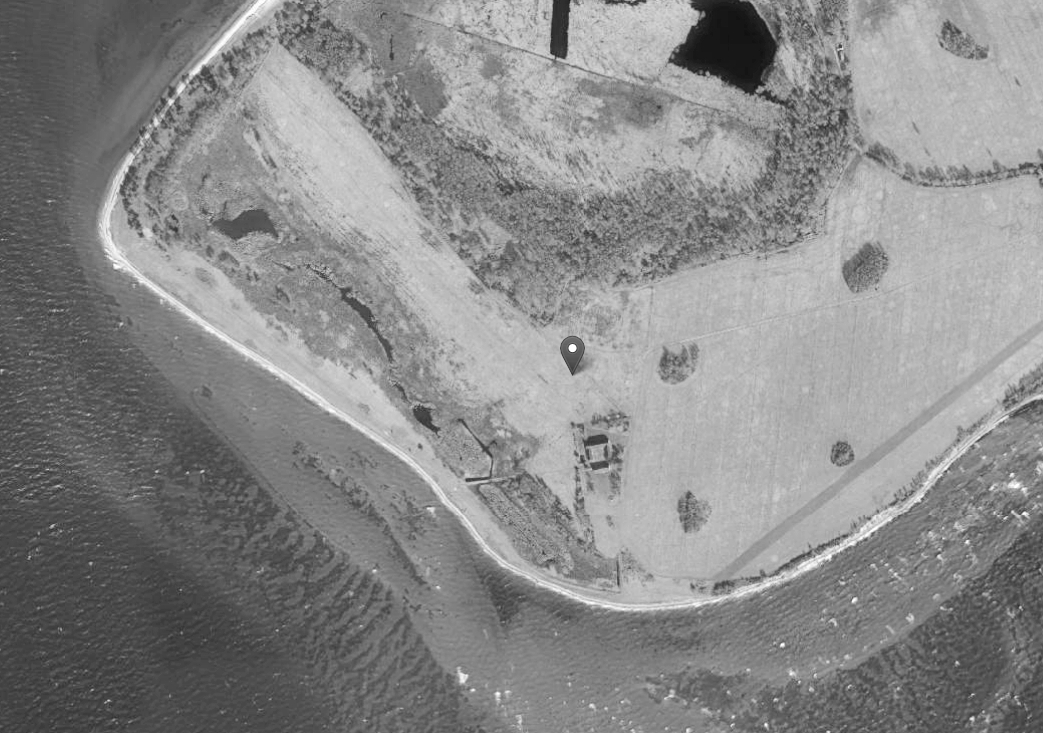
#> input picture My_Images/OrgMap.jpg, 1043 x 733 px
$ python rotate.py --image My_Images/OrgMap.jpg
#> lines starting #> are read from the running program, lines starting #| are printed output that depends on the picture
import argparse
import os

import cv2
import imutils
import numpy as np
import progressbar

ap = argparse.ArgumentParser()
ap.add_argument("-i", "--image", required=True,
                help="Path to an image file")
args = vars(ap.parse_args())

# load the image from disk
path = args["image"]
image = cv2.imread(path)
#> image is the input picture: shape (733, 1043, 3); min 16, max 255, mean 136.9

# Init a progress bar, to easier follow the progress
widgets = ["[INFO] Rotating imagesI: ", progressbar.Percentage(), " ", progressbar.Bar(), " ", progressbar.ETA()]
# Define the max val in progress bar with the total images from our dataset so that it'll end at that iteration.
progress_bar = progressbar.ProgressBar(maxval=(360 / 10), widgets=widgets).start()

# loop over the rotation angles
index = 0
for angle in np.arange(0, 360, 10):
    # Cut edges
    rotated = imutils.rotate(image, angle)

    # Preserve edges
    # rotated = imutils.rotate_bound(image, angle)

    # Used to show the images as they are generated
    # cv2.imshow("Rotated (Problematic)", rotated)
    # cv2.waitKey(0)

    # extract the image file extension, then construct the full path
    # to the output file
    ext = path[path.rfind("."):]
    output_path = [os.path.dirname(path), "image_{}{}".format(str(index).zfill(5), ext)]
    output_path = os.path.sep.join(output_path)

    # save the image
    cv2.imwrite(output_path, rotated)
    # update the progress bar
    progress_bar.update(index)
    index += 1
#> this loop made 36 passes
#> pass 2, `rotated = imutils.rotate(image, angle)`:
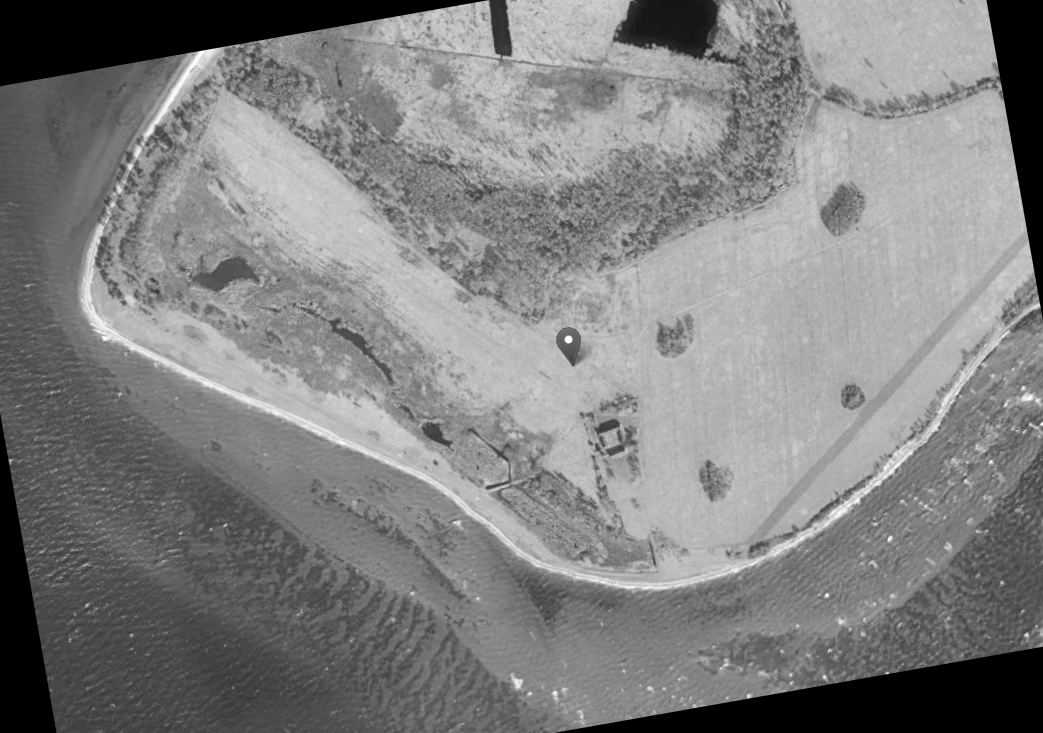
#> rotated: shape (733, 1043, 3); min 0, max 255, mean 128.4
#> pass 3, `rotated = imutils.rotate(image, angle)`:
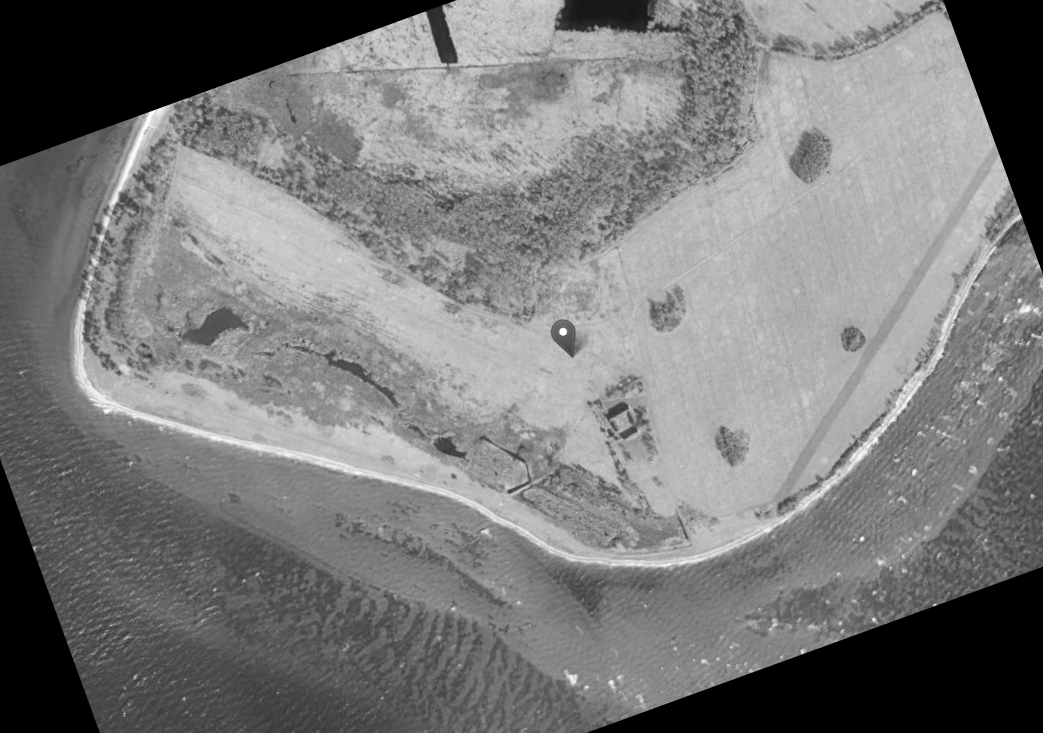
#> rotated: shape (733, 1043, 3); min 0, max 255, mean 122.2
#> after the loop, index = 36

# Finish progress bar
progress_bar.finish()
